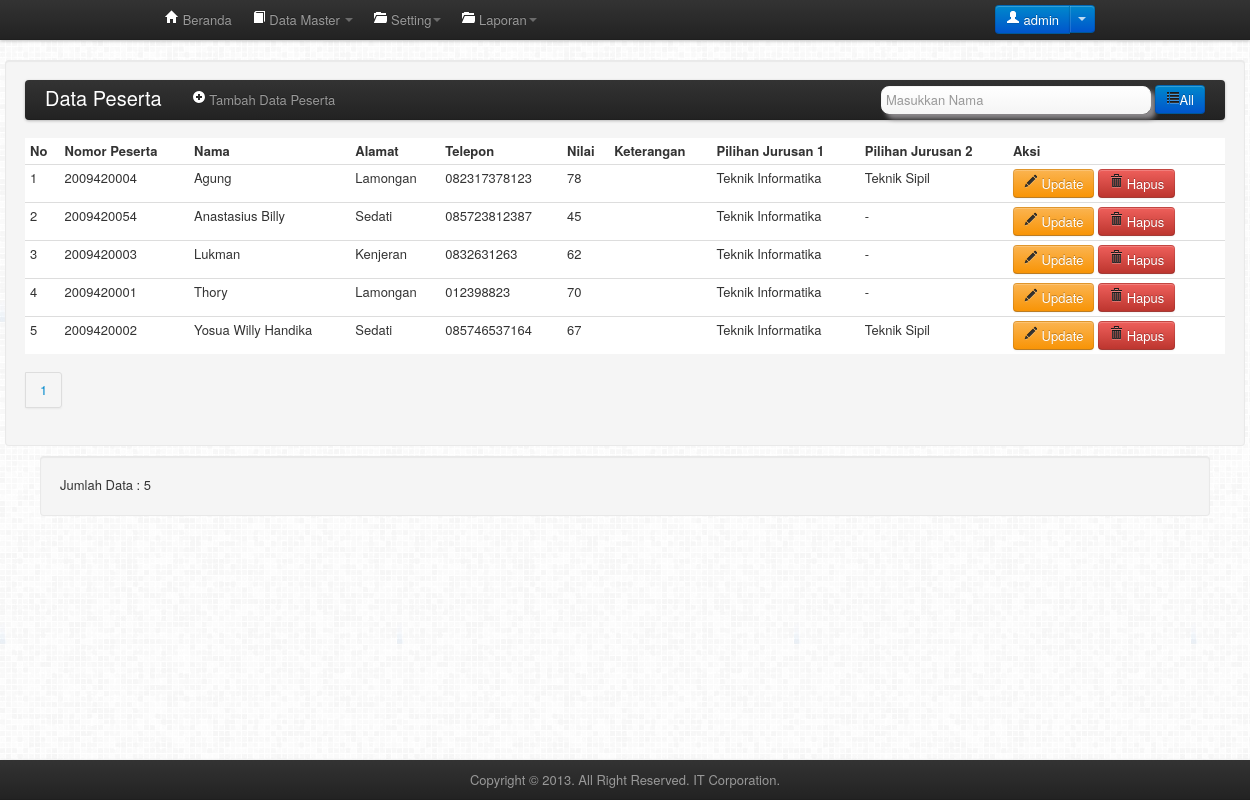
The app's page /admin/MenuUtama.php?master=peserta (signed in), older data.
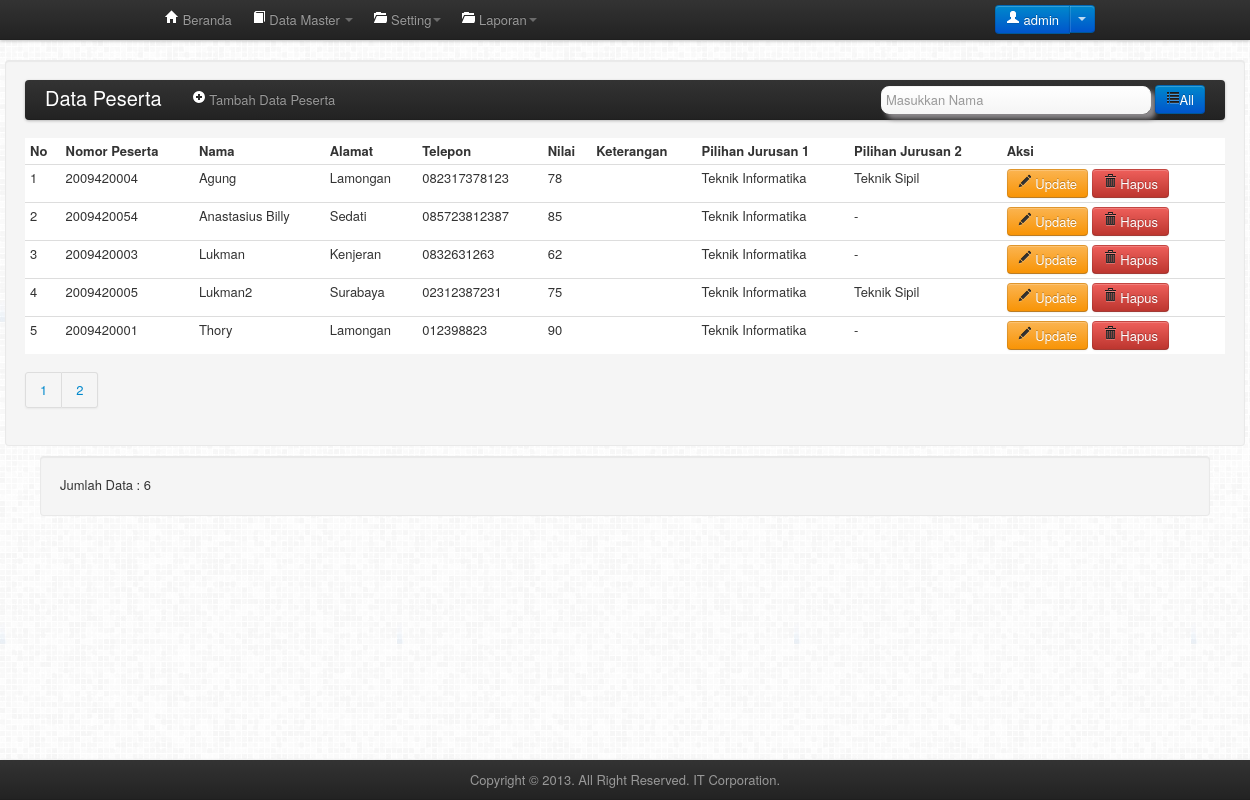
The same page, newer data.
### tables this page shows
CREATE TABLE `peserta` (
  `no_peserta` varchar(10) NOT NULL,
  `nama` varchar(50) NOT NULL,
  `alamat` text,
  `telepon` varchar(20) default NULL,
  `nilai` int(11) default NULL,
  `keterangan` text,
  PRIMARY KEY  (`no_peserta`)
);

### admin/peserta/index.php (the view, shortened to what this page needs)
<div class="well" style="width: 1200px; margin:10px auto;">
    <div class="navbar">
        <div class="navbar-inner">
            <div class="container">
                <a class="brand" href="#">Data Peserta</a>
                <div class="nav-collapse">
                    <ul class="nav">
                        <li>
                            <a href="form_tambah.php" class="small-box" onclick="return tambah();">
                                <i class="icon-plus-sign icon-white"></i> Tambah Data Peserta
                            </a>
                        </li>
                    </ul>
                </div>
                <form name="user_form_search" action="" method="post" class="form-search">
                    <div class="navbar-form pull-right">
                        <input type="text" class="span3" name="nama" placeholder="Masukkan Nama" value="<?php if(isset($_POST['nama'])) echo $_POST['nama'];?>"/>
                        <a href='' class="btn btn-primary" ><i class='icon-list'></i>All</a>
                    </div>
                </form>
            </div>
        </div>
    </div>
    <table class="table table-hover table-condensed">
        <thead>
            <tr>
                <th>No</th>
                <th>Nomor Peserta</th>
                <th>Nama</th>
                <th>Alamat</th>
                <th>Telepon</th>
                <th>Nilai</th>
                <th>Keterangan</th>
                <th>Pilihan Jurusan 1</th>
                <th>Pilihan Jurusan 2</th>
                <th>Aksi</th>
            </tr>
        </thead>
        <tbody>
<?php
$batas=5;
$halaman=$_GET['halaman'];
$posisi=null;
if(empty($halaman)){
$posisi=0;
}else{
$posisi=($halaman-1)* $batas;
}
$query="SELECT no_peserta,nama,alamat,telepon,nilai,keterangan,fill_nilai,pilihan_jurusan1,pilihan_jurusan2 from
(
SELECT d0.* from
(
SELECT p.*,
(CASE
WHEN nilai=-1 THEN 'Belum Ujian'
ELSE nilai END) AS fill_nilai,j.nama_jurusan,
(select nama_jurusan from jurusan where id_jurusan = (select id_jurusan from pilihan_jurusan where no_peserta=p.no_peserta limit 0,1)) as pilihan_jurusan1,
(select nama_jurusan from jurusan where id_jurusan = (select id_jurusan from pilihan_jurusan where no_peserta=p.no_peserta limit 1,1)) as pilihan_jurusan2
FROM
peserta p,pilihan_jurusan pl,jurusan j WHERE
p.no_peserta=pl.no_peserta AND pl.id_jurusan=j.id_jurusan ORDER BY nama
) as d0
) as d1 group by no_peserta ORDER BY nama LIMIT $posisi,$batas";
$query_page="SELECT nama FROM peserta";
$result=mysql_query($query) or die(mysql_error());
$no=0;
while($rows=mysql_fetch_array($result)){
$no+=1;
?>
            <tr>
                <td><?php echo ($no+$posisi); ?></td>
		<td><?php echo $rows['no_peserta']; ?></td>
                <td><?php echo $rows['nama']; ?></td>
                <td><?php echo $rows['alamat']; ?></td>
                <td><?php echo $rows['telepon']; ?></td>
                <td><?php echo $rows['fill_nilai']; ?></td>
                <td><?php echo $rows['keterangan']; ?></td>
                <td><?php echo $rows['pilihan_jurusan1'] != NULL ? $rows['pilihan_jurusan1'] : '-'; ?></td>
                <td><?php echo $rows['pilihan_jurusan2'] != NULL ? $rows['pilihan_jurusan2'] : '-'; ?></td>
		<td align="center">
                    <a href="from_update.php?id_admin=<?php echo $rows['id_admin']; ?>" class="btn btn-warning"
                       onclick="return ubahData(<?php echo "'{$rows['no_peserta']}','{$rows['nama']}','{$rows['alamat']}','{$rows['telepon']}','{$rows['keterangan']}','{$rows['pilihan_jurusan1']}','{$rows['pilihan_jurusan2']}'"; ?>);">
                        <i class="icon-pencil"></i> Update
                    </a>
                    <a href="delete.php?id_admin=<?php echo $rows['id_admin']; ?>"
                       onclick="return deleteData(<?php echo "'{$rows['no_peserta']}'"; ?>);" class="btn btn-danger">
                        <i class="icon-trash"></i> Hapus
                    </a>
                </td>
            </tr>
<?php
}
?>
        </tbody>
    </table>
<?php
$result_page = mysql_query($query_page);
$jmldata = mysql_num_rows($result_page);
$jmlhalaman = ceil($jmldata / $batas);
echo "<div class='pagination'><ul>";
for($i=1;$i<=$jmlhalaman;$i++)
    echo "<li> <a href='$_SERVER[PHP_SELF]?master=peserta&halaman=$i'>$i</a></li>";
echo "</div></ul>";
?>
</div>
<div class="container">
	<div class="well">
	<?php
	echo "Jumlah Data : $jmldata";
	?>
	</div>
</div>

### admin/MenuUtama.php (shortened to what this page needs)
<?php
$master = $_GET['master'];
?>
<!DOCTYPE html>
<html lang="en">
<?php include 'inc/tampilan/head_menu_utama.php'; ?>
  <body>
     <?php include 'inc/tampilan/header.php'; ?>
      <?php
     switch ($master) {
         case 'peserta':
             include 'peserta/index.php';
             break;
     }
      ?>
      <?php include './inc/tampilan/footer.php';?>
  </body>
</html>

### admin/inc/tampilan/head_menu_utama.php (shortened to what this page needs)
<head>
    <link href="../bootstrap/css/validationEngine.jquery.css" rel="stylesheet" type="text/css">
    <link href="../bootstrap/css/bootstrap.css" rel="stylesheet" type="text/css">
    <link href="../bootstrap/css/bootstrap-responsive.css" rel="stylesheet" type="text/css">
    <link href="../bootstrap/css/smoothness/jquery-ui-1.10.3.custom.css" rel="stylesheet" type="text/css">
    <link href="../bootstrap/css/mystyle.css" rel="stylesheet" type="text/css">
</head>

### admin/inc/tampilan/header.php (shortened to what this page needs)
<div class="navbar navbar-inverse navbar-fixed-top">
    <div class="navbar-inner">
        <div class="container">
          <div  class="nav-collapse collapse">
              <ul class="nav">
                  <li>
                      <a href="MenuUtama.php"><i class="icon-home icon-white"></i> Beranda</a>
                  </li>
                  <li class="dropdown">
                      <a href="#" class="dropdown-toggle" data-toggle="dropdown">
                          <i class="icon-book icon-white"></i> Data Master <b class="caret"></b>
                      </a>
                  </li>
                  <?php if($_SESSION['role']=="Admin IT"){?>
                  <li class="dropdown">
                      <a href="#" class="dropdown-toggle" data-toggle="dropdown">
                          <i class="icon-folder-open icon-white"></i> Setting<b class="caret"></b>
                      </a>
                  </li>
                  <li class="dropdown">
                      <a href="#" class="dropdown-toggle" data-toggle="dropdown">
                          <i class="icon-folder-open icon-white"></i> Laporan<b class="caret"></b>
                      </a>
                  </li>
                  <?php } ?>
              </ul>
              <div class="btn-group pull-right">
                  <button class="btn btn-primary">
                      <i class="icon-user icon-white"></i>
                      <?php echo "".$_SESSION['username'].""; ?>
                  </button>
                  <button class="btn btn-primary dropdown-toggle" data-toggle="dropdown">
                      <span class="caret"></span>
                  </button>
              </div>
          </div>
        </div>
    </div>
</div>

### admin/inc/tampilan/footer.php
<div class="navbar navbar-fixed-bottom">
    <div class="navbar-inner">
        <center>
        <p class="navbar-text">
            Copyright &copy; 2013. All Right Reserved.
            IT Corporation.
        </p>
        </center>
    </div>
</div>

### admin/inc/tampilan/head_menu_utama.php (style rules this page uses)
body { background-image: url('../bootstrap/img/grey.png'); }

Row changes from the older to the newer data that the page shows:
no longer on this page (row edited): peserta: posisi "5", no_peserta "2009420002", nama "Yosua Willy Handika", alamat "Sedati", telepon "085746537164", fill_nilai "67", pilihan_jurusan1 "Teknik Informatika", pilihan_jurusan2 "Teknik Sipil"
changed peserta "Anastasius Billy": fill_nilai "45" → "85"
added peserta: posisi "4", no_peserta "2009420005", nama "Lukman2", alamat "Surabaya", telepon "02312387231", fill_nilai "75", pilihan_jurusan1 "Teknik Informatika", pilihan_jurusan2 "Teknik Sipil"
changed peserta "Thory": posisi "4" → "5"; fill_nilai "70" → "90"
Text that changed along with them:
$jmldata: "5" → "6"
new list line: "2"
